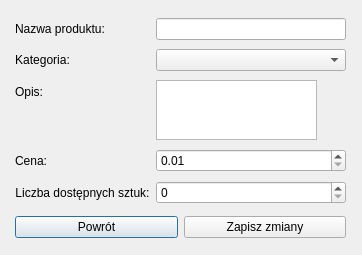
<?xml version="1.0" encoding="UTF-8"?>
<ui version="4.0">
 <class>Edytuj_produkt</class>
 <widget class="QDialog" name="Edytuj_produkt">
  <property name="geometry">
   <rect>
    <x>0</x>
    <y>0</y>
    <width>362</width>
    <height>255</height>
   </rect>
  </property>
  <property name="minimumSize">
   <size>
    <width>362</width>
    <height>255</height>
   </size>
  </property>
  <property name="maximumSize">
   <size>
    <width>362</width>
    <height>255</height>
   </size>
  </property>
  <property name="windowTitle">
   <string>Dialog</string>
  </property>
  <widget class="QWidget" name="layoutWidget">
   <property name="geometry">
    <rect>
     <x>15</x>
     <y>15</y>
     <width>331</width>
     <height>223</height>
    </rect>
   </property>
   <layout class="QVBoxLayout" name="verticalLayout">
    <item>
     <layout class="QFormLayout" name="formLayout">
      <item row="0" column="0">
       <widget class="QLabel" name="label">
        <property name="text">
         <string>Nazwa produktu:</string>
        </property>
        <property name="alignment">
         <set>Qt::AlignCenter</set>
        </property>
       </widget>
      </item>
      <item row="1" column="0">
       <widget class="QLabel" name="label_3">
        <property name="text">
         <string>Kategoria:</string>
        </property>
        <property name="alignment">
         <set>Qt::AlignCenter</set>
        </property>
       </widget>
      </item>
      <item row="2" column="0">
       <widget class="QLabel" name="label_5">
        <property name="text">
         <string>Opis:</string>
        </property>
        <property name="alignment">
         <set>Qt::AlignCenter</set>
        </property>
       </widget>
      </item>
      <item row="3" column="0">
       <widget class="QLabel" name="label_7">
        <property name="text">
         <string>Cena:</string>
        </property>
       </widget>
      </item>
      <item row="4" column="0">
       <widget class="QLabel" name="label_9">
        <property name="text">
         <string>Liczba dostępnych sztuk:</string>
        </property>
        <property name="alignment">
         <set>Qt::AlignCenter</set>
        </property>
       </widget>
      </item>
      <item row="0" column="1">
       <widget class="QLineEdit" name="produkt">
        <property name="maxLength">
         <number>50</number>
        </property>
       </widget>
      </item>
      <item row="1" column="1">
       <widget class="QComboBox" name="kategoria"/>
      </item>
      <item row="4" column="1">
       <widget class="QSpinBox" name="sztuki"/>
      </item>
      <item row="3" column="1">
       <widget class="QDoubleSpinBox" name="cena">
        <property name="minimum">
         <double>0.010000000000000</double>
        </property>
        <property name="maximum">
         <double>9999999.990000000223517</double>
        </property>
       </widget>
      </item>
      <item row="2" column="1">
       <widget class="QTextEdit" name="opis">
        <property name="minimumSize">
         <size>
          <width>161</width>
          <height>60</height>
         </size>
        </property>
        <property name="maximumSize">
         <size>
          <width>161</width>
          <height>60</height>
         </size>
        </property>
       </widget>
      </item>
     </layout>
    </item>
    <item>
     <layout class="QHBoxLayout" name="horizontalLayout">
      <item>
       <widget class="QPushButton" name="powrot">
        <property name="text">
         <string>Powrót</string>
        </property>
       </widget>
      </item>
      <item>
       <widget class="QPushButton" name="zapisz">
        <property name="text">
         <string>Zapisz zmiany</string>
        </property>
       </widget>
      </item>
     </layout>
    </item>
   </layout>
  </widget>
 </widget>
 <resources/>
 <connections/>
</ui>
